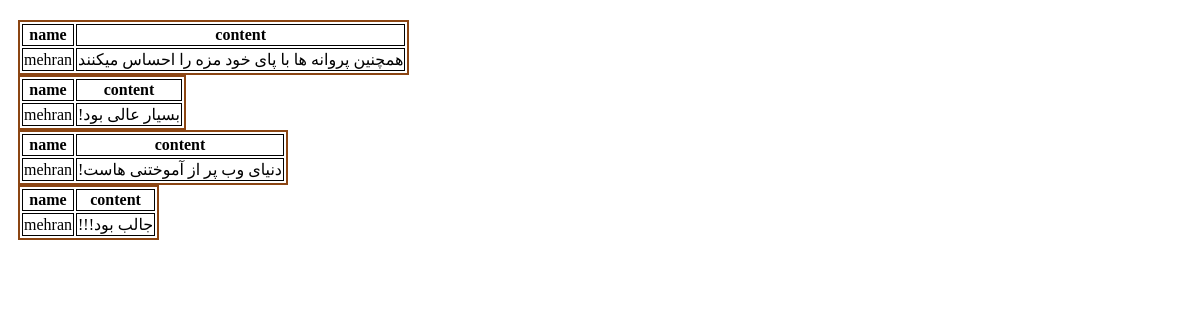
The page /view-coment.php?username=mehran on the database its author committed.
### tables this page shows
CREATE TABLE `coment` (
  `id` int(20) NOT NULL,
  `coment` varchar(255) NOT NULL,
  `username` varchar(20) NOT NULL
);

### view-coment.php (the view, shortened to what this page needs)
<?php
$db = new mysqli('localhost', 'root', '', 'db-content');
$user=$_REQUEST['username'];
$result=$db->query("SELECT * from coment  where username='$user' ");
$conts=$result->fetch_all(MYSQLI_ASSOC);
?><!DOCTYPE html>
<head>
  <link rel="stylesheet" type="text/css" href="style.css">
  <body>
      <div class="container">
        <?php
              foreach ($conts as $cont) {
                  echo"<table>
                        <tr>
                            <th>name</th>
                            <th>content</th>
                        </tr>
                        <tr>
                            <td>$cont[username]</td>
                            <td>$cont[coment]</td>
                        </tr>
                      </table>";
              }
        ?>
      </div>
</body>
</html>

### style.css (style rules this page uses)
.container { width: 100%; text-align: left; margin-top: 20px; }
table { border: 2px solid saddlebrown; text-align: center; margin-left: 10px; }
td,th { border: 1px solid black; text-align: center; }

### rows shown on the page
coment: username "mehran", coment "همچنین پروانه ها با پای خود مزه را احساس میکنند"
coment: username "mehran", coment "!بسیار عالی بود"
coment: username "mehran", coment "!دنیای وب پر از آموختنی هاست"
coment: username "mehran", coment "!!!جالب بود"
